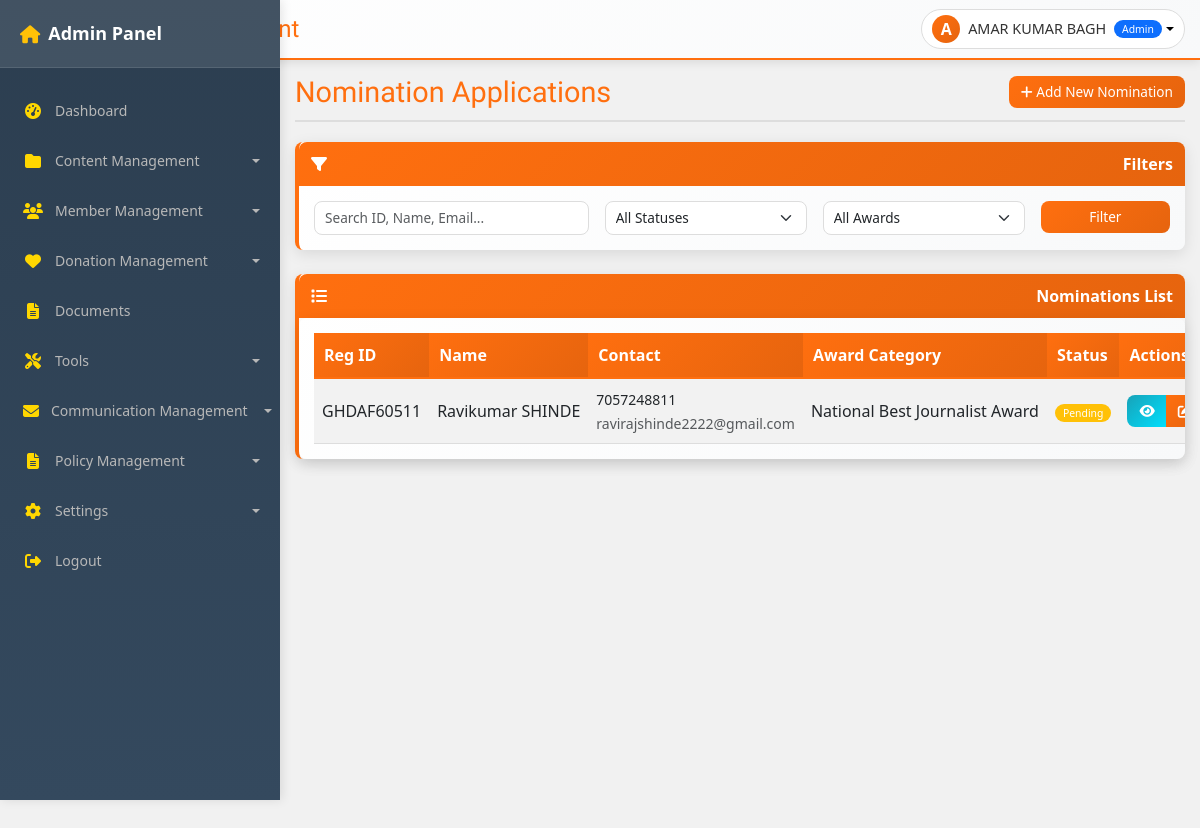
Page /admin/nominations-management.php (signed in) on the committed database.
### tables this page shows
CREATE TABLE `nominations` (
  `id` int(11) NOT NULL,
  `registration_id` varchar(20) NOT NULL COMMENT 'Unique ID starting with GHDAF',
  `name` varchar(255) NOT NULL,
  `email` varchar(255) NOT NULL,
  `mobile` varchar(20) NOT NULL,
  `category` varchar(100) DEFAULT NULL COMMENT 'e.g. Education, Social Work',
  `award` varchar(255) DEFAULT NULL COMMENT 'Award category nominated for',
  `venue` varchar(255) DEFAULT NULL COMMENT 'Preferred ceremony venue',
  `profession` varchar(255) DEFAULT NULL,
  `about` text DEFAULT NULL COMMENT 'Brief bio / About the nominee',
  `talent` text DEFAULT NULL COMMENT 'Key achievements and talent details',
  `gender` varchar(50) DEFAULT NULL,
  `qualification` varchar(255) DEFAULT NULL COMMENT 'Educational qualification',
  `address` text DEFAULT NULL,
  `state` varchar(100) DEFAULT NULL,
  `district` varchar(100) DEFAULT NULL COMMENT 'Stores City/District',
  `pincode` varchar(20) DEFAULT NULL,
  `is_online` tinyint(1) DEFAULT 0 COMMENT 'Online ceremony preference',
  `is_offline` tinyint(1) DEFAULT 0 COMMENT 'Offline ceremony preference',
  `is_ecert` tinyint(1) DEFAULT 0 COMMENT 'E-Certificate preference',
  `profile_image` varchar(255) DEFAULT NULL COMMENT 'Profile picture filename',
  `document_one` varchar(255) DEFAULT NULL COMMENT 'ID Proof document',
  `document_two` varchar(255) DEFAULT NULL COMMENT 'Educational Certificate',
  `document_three` varchar(255) DEFAULT NULL COMMENT 'Achievement Proof 1',
  `document_four` varchar(255) DEFAULT NULL COMMENT 'Achievement Proof 2',
  `user_type` varchar(50) DEFAULT 'member' COMMENT 'Default user type for nominations',
  `status` varchar(50) DEFAULT 'pending' COMMENT 'pending, approved, rejected',
  `created_at` timestamp NOT NULL DEFAULT current_timestamp(),
  `updated_at` datetime DEFAULT NULL ON UPDATE current_timestamp()
);

### admin/nominations-management.php (the view, shortened to what this page needs)
<?php
$action = isset($_GET['action']) ? $_GET['action'] : 'list';
$db = getDbConnection();
$page = isset($_GET['page']) ? (int)$_GET['page'] : 1;
$limit = 20;
$offset = ($page - 1) * $limit;
$search = isset($_GET['search']) ? sanitizeInput($_GET['search']) : '';
$whereConditions = [];
$params = [];
$whereClause = !empty($whereConditions) ? 'WHERE ' . implode(' AND ', $whereConditions) : '';
$query = "SELECT * FROM nominations $whereClause ORDER BY created_at DESC LIMIT $limit OFFSET $offset";
$stmt = $db->prepare($query);
$stmt->execute($params);
$nominations = $stmt->fetchAll(PDO::FETCH_ASSOC);
include 'includes/header.php';
?>
<?php include 'includes/sidebar.php'; ?>
<div class="admin-content">
    <?php include 'includes/topbar.php'; ?>
    <div class="main-content">
        <?php if ($action === 'list'): ?>
            <div class="page-header">
                <h1 class="page-title">Nomination Applications</h1>
                <div class="page-actions">
                     <a href="nominations-management.php?action=add" class="btn btn-primary"><i class="fas fa-plus"></i> Add New Nomination</a>
                </div>
            </div>
            <div class="admin-card">
                <div class="card-header"><i class="fas fa-filter"></i> Filters</div>
                <div class="card-body">
                    <form method="GET" class="row g-3">
                        <div class="col-md-4">
                            <input type="text" class="form-control" name="search" placeholder="Search ID, Name, Email..." value="<?php echo htmlspecialchars($search); ?>">
                        </div>
                        <div class="col-md-3">
                            <select class="form-select" name="status">
                                <option value="">All Statuses</option>
                            </select>
                        </div>
                        <div class="col-md-3">
                            <select class="form-select" name="award">
                                <option value="">All Awards</option>
                            </select>
                        </div>
                        <div class="col-md-2">
                            <button type="submit" class="btn btn-primary w-100">Filter</button>
                        </div>
                    </form>
                </div>
            </div>
            <div class="admin-card mt-4">
                <div class="card-header"><i class="fas fa-list"></i> Nominations List</div>
                <div class="card-body table-responsive">
                    <table class="table table-striped table-hover">
                        <thead>
                            <tr>
                                <th>Reg ID</th>
                                <th>Name</th>
                                <th>Contact</th>
                                <th>Award Category</th>
                                <th>Status</th>
                                <th>Actions</th>
                            </tr>
                        </thead>
                        <tbody>
                            <?php if (empty($nominations)): ?>
                                <tr><td colspan="6" class="text-center">No nominations found.</td></tr>
                            <?php else: ?>
                                <?php foreach ($nominations as $n): ?>
                                    <tr>
                                        <td><?php echo htmlspecialchars($n['registration_id']); ?></td>
                                        <td>
                                            <div class="d-flex align-items-center">
                                                <?php echo htmlspecialchars($n['name']); ?>
                                            </div>
                                        </td>
                                        <td>
                                            <small><?php echo htmlspecialchars($n['mobile']); ?></small><br>
                                            <small class="text-muted"><?php echo htmlspecialchars($n['email']); ?></small>
                                        </td>
                                        <td><?php echo htmlspecialchars($n['award']); ?></td>
                                        <td>
                                            <span class="badge <?php echo $n['status'] === 'approved' ? 'bg-success' : ($n['status'] === 'rejected' ? 'bg-danger' : 'bg-warning'); ?>">
                                                <?php echo ucfirst($n['status']); ?>
                                            </span>
                                        </td>
                                        <td>
                                            <div class="btn-group">
                                                <a href="nominations-management.php?action=view&id=<?php echo $n['id']; ?>" class="btn btn-sm btn-info" title="View"><i class="fas fa-eye"></i></a>
                                                <a href="nominations-management.php?action=edit&id=<?php echo $n['id']; ?>" class="btn btn-sm btn-primary" title="Edit"><i class="fas fa-edit"></i></a>
                                            </div>
                                        </td>
                                    </tr>
                                <?php endforeach; ?>
                            <?php endif; ?>
                        </tbody>
                    </table>
                </div>
            </div>
        <?php endif; ?>
    </div>
</div>
<?php include 'includes/footer.php'; ?>

### admin/includes/header.php (style rules this page uses)
body { font-family: 'Segoe UI', Tahoma, Geneva, Verdana, sans-serif; }

### rows in the picture
nominations: registration "GHDAF60511", name "Ravikumar SHINDE", mobile "7057248811", email "ravirajshinde2222@gmail.com", award "National Best Journalist Award", status "Pending"

### other values in the picture
$pageTitle "Nominations Management"
substr($_SESSION['user_name'], 0, 1) "A"
$_SESSION['user_name'] "AMAR KUMAR BAGH"
$_SESSION['user_type'] "Admin"
